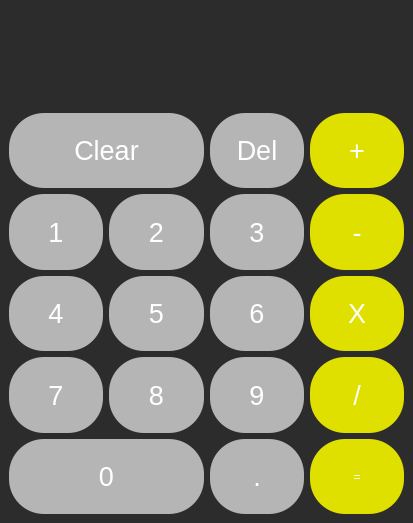
<?xml version="1.0" encoding="UTF-8"?>
<ui version="4.0">
 <class>MainWindow</class>
 <widget class="QMainWindow" name="MainWindow">
  <property name="geometry">
   <rect>
    <x>0</x>
    <y>0</y>
    <width>413</width>
    <height>523</height>
   </rect>
  </property>
  <property name="windowTitle">
   <string>Calculator</string>
  </property>
  <property name="styleSheet">
   <string notr="true">background-color: rgb(44, 44, 44);</string>
  </property>
  <widget class="QWidget" name="centralwidget">
   <layout class="QVBoxLayout" name="verticalLayout">
    <item>
     <layout class="QGridLayout" name="gridLayout">
      <item row="1" column="3">
       <widget class="QPushButton" name="push_plus">
        <property name="sizePolicy">
         <sizepolicy hsizetype="MinimumExpanding" vsizetype="Preferred">
          <horstretch>0</horstretch>
          <verstretch>10</verstretch>
         </sizepolicy>
        </property>
        <property name="font">
         <font>
          <family>MS Shell Dlg 2</family>
          <pointsize>20</pointsize>
          <weight>9</weight>
          <italic>false</italic>
          <bold>false</bold>
         </font>
        </property>
        <property name="styleSheet">
         <string notr="true">QPushButton{
	font: 75 20pt &quot;MS Shell Dlg 2&quot;;
	color: rgb(255, 255, 255);
	background-color: rgb(223, 223, 0);
	border-radius:35px;
}

QPushButton:hover{
	color: rgb(94, 94, 94);
	
	background-color: rgb(177, 177, 0);
}

QPushBotton{
background-color: rgb(208, 0, 0);
	color: rgb(255, 255, 255);
}</string>
        </property>
        <property name="text">
         <string>+</string>
        </property>
       </widget>
      </item>
      <item row="2" column="0">
       <widget class="QPushButton" name="push_1">
        <property name="sizePolicy">
         <sizepolicy hsizetype="MinimumExpanding" vsizetype="Preferred">
          <horstretch>0</horstretch>
          <verstretch>10</verstretch>
         </sizepolicy>
        </property>
        <property name="font">
         <font>
          <family>MS Shell Dlg 2</family>
          <pointsize>20</pointsize>
          <weight>9</weight>
          <italic>false</italic>
          <bold>false</bold>
         </font>
        </property>
        <property name="styleSheet">
         <string notr="true">QPushButton{
	font: 75 20pt &quot;MS Shell Dlg 2&quot;;
	color: rgb(255, 255, 255);
	background-color: rgb(181, 181, 181);
	border-radius:35px;
}

QPushButton:hover{
	color: rgb(94, 94, 94);
	background-color: rgb(139, 139, 139);
}

QPushBotton{
background-color: rgb(208, 0, 0);
	color: rgb(255, 255, 255);
}</string>
        </property>
        <property name="text">
         <string>1</string>
        </property>
       </widget>
      </item>
      <item row="1" column="2">
       <widget class="QPushButton" name="push_del">
        <property name="sizePolicy">
         <sizepolicy hsizetype="MinimumExpanding" vsizetype="Preferred">
          <horstretch>0</horstretch>
          <verstretch>10</verstretch>
         </sizepolicy>
        </property>
        <property name="font">
         <font>
          <family>MS Shell Dlg 2</family>
          <pointsize>20</pointsize>
          <weight>9</weight>
          <italic>false</italic>
          <bold>false</bold>
         </font>
        </property>
        <property name="styleSheet">
         <string notr="true">QPushButton{
	font: 75 20pt &quot;MS Shell Dlg 2&quot;;
	color: rgb(255, 255, 255);
	background-color: rgb(181, 181, 181);
	border-radius:35px;
}

QPushButton:hover{
	color: rgb(94, 94, 94);
	background-color: rgb(139, 139, 139);
}

QPushBotton{
background-color: rgb(208, 0, 0);
	color: rgb(255, 255, 255);
}</string>
        </property>
        <property name="text">
         <string>Del</string>
        </property>
       </widget>
      </item>
      <item row="2" column="1">
       <widget class="QPushButton" name="push_2">
        <property name="sizePolicy">
         <sizepolicy hsizetype="MinimumExpanding" vsizetype="Preferred">
          <horstretch>0</horstretch>
          <verstretch>10</verstretch>
         </sizepolicy>
        </property>
        <property name="font">
         <font>
          <family>MS Shell Dlg 2</family>
          <pointsize>20</pointsize>
          <weight>9</weight>
          <italic>false</italic>
          <bold>false</bold>
         </font>
        </property>
        <property name="styleSheet">
         <string notr="true">QPushButton{
	font: 75 20pt &quot;MS Shell Dlg 2&quot;;
	color: rgb(255, 255, 255);
	background-color: rgb(181, 181, 181);
	border-radius:35px;
}

QPushButton:hover{
	color: rgb(94, 94, 94);
	background-color: rgb(139, 139, 139);
}

QPushBotton{
background-color: rgb(208, 0, 0);
	color: rgb(255, 255, 255);
}</string>
        </property>
        <property name="text">
         <string>2</string>
        </property>
       </widget>
      </item>
      <item row="4" column="0">
       <widget class="QPushButton" name="push_7">
        <property name="sizePolicy">
         <sizepolicy hsizetype="MinimumExpanding" vsizetype="Preferred">
          <horstretch>0</horstretch>
          <verstretch>10</verstretch>
         </sizepolicy>
        </property>
        <property name="font">
         <font>
          <family>MS Shell Dlg 2</family>
          <pointsize>20</pointsize>
          <weight>9</weight>
          <italic>false</italic>
          <bold>false</bold>
         </font>
        </property>
        <property name="styleSheet">
         <string notr="true">QPushButton{
	font: 75 20pt &quot;MS Shell Dlg 2&quot;;
	color: rgb(255, 255, 255);
	background-color: rgb(181, 181, 181);
	border-radius:35px;
}

QPushButton:hover{
	color: rgb(94, 94, 94);
	background-color: rgb(139, 139, 139);
}

QPushBotton{
background-color: rgb(208, 0, 0);
	color: rgb(255, 255, 255);
}</string>
        </property>
        <property name="text">
         <string>7</string>
        </property>
       </widget>
      </item>
      <item row="3" column="1">
       <widget class="QPushButton" name="push_5">
        <property name="sizePolicy">
         <sizepolicy hsizetype="MinimumExpanding" vsizetype="Preferred">
          <horstretch>0</horstretch>
          <verstretch>10</verstretch>
         </sizepolicy>
        </property>
        <property name="font">
         <font>
          <family>MS Shell Dlg 2</family>
          <pointsize>20</pointsize>
          <weight>9</weight>
          <italic>false</italic>
          <bold>false</bold>
         </font>
        </property>
        <property name="styleSheet">
         <string notr="true">QPushButton{
	font: 75 20pt &quot;MS Shell Dlg 2&quot;;
	color: rgb(255, 255, 255);
	background-color: rgb(181, 181, 181);
	border-radius:35px;
}

QPushButton:hover{
	color: rgb(94, 94, 94);
	background-color: rgb(139, 139, 139);
}

QPushBotton{
background-color: rgb(208, 0, 0);
	color: rgb(255, 255, 255);
}</string>
        </property>
        <property name="text">
         <string>5</string>
        </property>
       </widget>
      </item>
      <item row="3" column="0">
       <widget class="QPushButton" name="push_4">
        <property name="sizePolicy">
         <sizepolicy hsizetype="MinimumExpanding" vsizetype="Preferred">
          <horstretch>0</horstretch>
          <verstretch>10</verstretch>
         </sizepolicy>
        </property>
        <property name="font">
         <font>
          <family>MS Shell Dlg 2</family>
          <pointsize>20</pointsize>
          <weight>9</weight>
          <italic>false</italic>
          <bold>false</bold>
         </font>
        </property>
        <property name="styleSheet">
         <string notr="true">QPushButton{
	font: 75 20pt &quot;MS Shell Dlg 2&quot;;
	color: rgb(255, 255, 255);
	background-color: rgb(181, 181, 181);
	border-radius:35px;
}

QPushButton:hover{
	color: rgb(94, 94, 94);
	background-color: rgb(139, 139, 139);
}

QPushBotton{
background-color: rgb(208, 0, 0);
	color: rgb(255, 255, 255);
}</string>
        </property>
        <property name="text">
         <string>4</string>
        </property>
       </widget>
      </item>
      <item row="3" column="2">
       <widget class="QPushButton" name="push_6">
        <property name="sizePolicy">
         <sizepolicy hsizetype="MinimumExpanding" vsizetype="Preferred">
          <horstretch>0</horstretch>
          <verstretch>10</verstretch>
         </sizepolicy>
        </property>
        <property name="font">
         <font>
          <family>MS Shell Dlg 2</family>
          <pointsize>20</pointsize>
          <weight>9</weight>
          <italic>false</italic>
          <bold>false</bold>
         </font>
        </property>
        <property name="styleSheet">
         <string notr="true">QPushButton{
	font: 75 20pt &quot;MS Shell Dlg 2&quot;;
	color: rgb(255, 255, 255);
	background-color: rgb(181, 181, 181);
	border-radius:35px;
}

QPushButton:hover{
	color: rgb(94, 94, 94);
	background-color: rgb(139, 139, 139);
}

QPushBotton{
background-color: rgb(208, 0, 0);
	color: rgb(255, 255, 255);
}</string>
        </property>
        <property name="text">
         <string>6</string>
        </property>
       </widget>
      </item>
      <item row="4" column="1">
       <widget class="QPushButton" name="push_8">
        <property name="sizePolicy">
         <sizepolicy hsizetype="MinimumExpanding" vsizetype="Preferred">
          <horstretch>0</horstretch>
          <verstretch>10</verstretch>
         </sizepolicy>
        </property>
        <property name="font">
         <font>
          <family>MS Shell Dlg 2</family>
          <pointsize>20</pointsize>
          <weight>9</weight>
          <italic>false</italic>
          <bold>false</bold>
         </font>
        </property>
        <property name="styleSheet">
         <string notr="true">QPushButton{
	font: 75 20pt &quot;MS Shell Dlg 2&quot;;
	color: rgb(255, 255, 255);
	background-color: rgb(181, 181, 181);
	border-radius:35px;
}

QPushButton:hover{
	color: rgb(94, 94, 94);
	background-color: rgb(139, 139, 139);
}

QPushBotton{
background-color: rgb(208, 0, 0);
	color: rgb(255, 255, 255);
}</string>
        </property>
        <property name="text">
         <string>8</string>
        </property>
       </widget>
      </item>
      <item row="3" column="3">
       <widget class="QPushButton" name="push_multiply">
        <property name="sizePolicy">
         <sizepolicy hsizetype="MinimumExpanding" vsizetype="Preferred">
          <horstretch>0</horstretch>
          <verstretch>10</verstretch>
         </sizepolicy>
        </property>
        <property name="font">
         <font>
          <family>MS Shell Dlg 2</family>
          <pointsize>20</pointsize>
          <weight>9</weight>
          <italic>false</italic>
          <bold>false</bold>
         </font>
        </property>
        <property name="styleSheet">
         <string notr="true">QPushButton{
	font: 75 20pt &quot;MS Shell Dlg 2&quot;;
	color: rgb(255, 255, 255);
	background-color: rgb(223, 223, 0);
	border-radius:35px;
}

QPushButton:hover{
	color: rgb(94, 94, 94);
	
	background-color: rgb(177, 177, 0);
}

QPushBotton{
background-color: rgb(208, 0, 0);
	color: rgb(255, 255, 255);
}</string>
        </property>
        <property name="text">
         <string>X</string>
        </property>
       </widget>
      </item>
      <item row="2" column="3">
       <widget class="QPushButton" name="push_minus">
        <property name="sizePolicy">
         <sizepolicy hsizetype="MinimumExpanding" vsizetype="Preferred">
          <horstretch>0</horstretch>
          <verstretch>10</verstretch>
         </sizepolicy>
        </property>
        <property name="font">
         <font>
          <family>MS Shell Dlg 2</family>
          <pointsize>20</pointsize>
          <weight>9</weight>
          <italic>false</italic>
          <bold>false</bold>
         </font>
        </property>
        <property name="styleSheet">
         <string notr="true">QPushButton{
	font: 75 20pt &quot;MS Shell Dlg 2&quot;;
	color: rgb(255, 255, 255);
	background-color: rgb(223, 223, 0);
	border-radius:35px;
}

QPushButton:hover{
	color: rgb(94, 94, 94);
	
	background-color: rgb(177, 177, 0);
}

QPushBotton{
background-color: rgb(208, 0, 0);
	color: rgb(255, 255, 255);
}</string>
        </property>
        <property name="text">
         <string>-</string>
        </property>
       </widget>
      </item>
      <item row="2" column="2">
       <widget class="QPushButton" name="push_3">
        <property name="sizePolicy">
         <sizepolicy hsizetype="MinimumExpanding" vsizetype="Preferred">
          <horstretch>0</horstretch>
          <verstretch>10</verstretch>
         </sizepolicy>
        </property>
        <property name="font">
         <font>
          <family>MS Shell Dlg 2</family>
          <pointsize>20</pointsize>
          <weight>9</weight>
          <italic>false</italic>
          <bold>false</bold>
         </font>
        </property>
        <property name="styleSheet">
         <string notr="true">QPushButton{
	font: 75 20pt &quot;MS Shell Dlg 2&quot;;
	color: rgb(255, 255, 255);
	background-color: rgb(181, 181, 181);
	border-radius:35px;
}

QPushButton:hover{
	color: rgb(94, 94, 94);
	background-color: rgb(139, 139, 139);
}

QPushBotton{
background-color: rgb(208, 0, 0);
	color: rgb(255, 255, 255);
}</string>
        </property>
        <property name="text">
         <string>3</string>
        </property>
       </widget>
      </item>
      <item row="4" column="3">
       <widget class="QPushButton" name="push_share">
        <property name="sizePolicy">
         <sizepolicy hsizetype="MinimumExpanding" vsizetype="Preferred">
          <horstretch>0</horstretch>
          <verstretch>10</verstretch>
         </sizepolicy>
        </property>
        <property name="font">
         <font>
          <family>MS Shell Dlg 2</family>
          <pointsize>20</pointsize>
          <weight>9</weight>
          <italic>false</italic>
          <bold>false</bold>
         </font>
        </property>
        <property name="styleSheet">
         <string notr="true">QPushButton{
	font: 75 20pt &quot;MS Shell Dlg 2&quot;;
	color: rgb(255, 255, 255);
	background-color: rgb(223, 223, 0);
	border-radius:35px;
}

QPushButton:hover{
	color: rgb(94, 94, 94);
	
	background-color: rgb(177, 177, 0);
}

QPushBotton{
background-color: rgb(208, 0, 0);
	color: rgb(255, 255, 255);
}</string>
        </property>
        <property name="text">
         <string>/</string>
        </property>
       </widget>
      </item>
      <item row="5" column="2">
       <widget class="QPushButton" name="pushButton_19">
        <property name="sizePolicy">
         <sizepolicy hsizetype="MinimumExpanding" vsizetype="Preferred">
          <horstretch>0</horstretch>
          <verstretch>10</verstretch>
         </sizepolicy>
        </property>
        <property name="font">
         <font>
          <family>MS Shell Dlg 2</family>
          <pointsize>20</pointsize>
          <weight>9</weight>
          <italic>false</italic>
          <bold>false</bold>
         </font>
        </property>
        <property name="styleSheet">
         <string notr="true">QPushButton{
	font: 75 20pt &quot;MS Shell Dlg 2&quot;;
	color: rgb(255, 255, 255);
	background-color: rgb(181, 181, 181);
	border-radius:35px;
}

QPushButton:hover{
	color: rgb(94, 94, 94);
	background-color: rgb(139, 139, 139);
}

QPushBotton{
background-color: rgb(208, 0, 0);
	color: rgb(255, 255, 255);
}</string>
        </property>
        <property name="text">
         <string>.</string>
        </property>
       </widget>
      </item>
      <item row="4" column="2">
       <widget class="QPushButton" name="push_9">
        <property name="sizePolicy">
         <sizepolicy hsizetype="MinimumExpanding" vsizetype="Preferred">
          <horstretch>0</horstretch>
          <verstretch>10</verstretch>
         </sizepolicy>
        </property>
        <property name="font">
         <font>
          <family>MS Shell Dlg 2</family>
          <pointsize>20</pointsize>
          <weight>9</weight>
          <italic>false</italic>
          <bold>false</bold>
         </font>
        </property>
        <property name="styleSheet">
         <string notr="true">QPushButton{
	font: 75 20pt &quot;MS Shell Dlg 2&quot;;
	color: rgb(255, 255, 255);
	background-color: rgb(181, 181, 181);
	border-radius:35px;
}

QPushButton:hover{
	color: rgb(94, 94, 94);
	background-color: rgb(139, 139, 139);
}

QPushBotton{
background-color: rgb(208, 0, 0);
	color: rgb(255, 255, 255);
}</string>
        </property>
        <property name="text">
         <string>9</string>
        </property>
       </widget>
      </item>
      <item row="5" column="3">
       <widget class="QPushButton" name="pushButton_20">
        <property name="sizePolicy">
         <sizepolicy hsizetype="MinimumExpanding" vsizetype="Preferred">
          <horstretch>0</horstretch>
          <verstretch>10</verstretch>
         </sizepolicy>
        </property>
        <property name="styleSheet">
         <string notr="true">QPushButton{
	font: 75 20pt &quot;MS Shell Dlg 2&quot;;
	color: rgb(255, 255, 255);
	background-color: rgb(223, 223, 0);
	border-radius:35px;
}

QPushButton:hover{
	color: rgb(94, 94, 94);
	
	background-color: rgb(177, 177, 0);
}

QPushBotton{
background-color: rgb(208, 0, 0);
	color: rgb(255, 255, 255);
}</string>
        </property>
        <property name="text">
         <string>=</string>
        </property>
       </widget>
      </item>
      <item row="0" column="0" colspan="4">
       <widget class="QLabel" name="label">
        <property name="sizePolicy">
         <sizepolicy hsizetype="MinimumExpanding" vsizetype="Preferred">
          <horstretch>0</horstretch>
          <verstretch>13</verstretch>
         </sizepolicy>
        </property>
        <property name="styleSheet">
         <string notr="true">font: 75 24pt &quot;MS Shell Dlg 2&quot;;
color:rgb(255, 255, 255)</string>
        </property>
        <property name="text">
         <string/>
        </property>
        <property name="alignment">
         <set>Qt::AlignRight|Qt::AlignTrailing|Qt::AlignVCenter</set>
        </property>
       </widget>
      </item>
      <item row="1" column="0" colspan="2">
       <widget class="QPushButton" name="push_clear">
        <property name="sizePolicy">
         <sizepolicy hsizetype="MinimumExpanding" vsizetype="Preferred">
          <horstretch>0</horstretch>
          <verstretch>10</verstretch>
         </sizepolicy>
        </property>
        <property name="font">
         <font>
          <family>MS Shell Dlg 2</family>
          <pointsize>20</pointsize>
          <weight>9</weight>
          <italic>false</italic>
          <bold>false</bold>
         </font>
        </property>
        <property name="styleSheet">
         <string notr="true">QPushButton{
	font: 75 20pt &quot;MS Shell Dlg 2&quot;;
	color: rgb(255, 255, 255);
	background-color: rgb(181, 181, 181);
	border-radius:35px;
}

QPushButton:hover{
	color: rgb(94, 94, 94);
	background-color: rgb(139, 139, 139);
}

QPushBotton{
background-color: rgb(208, 0, 0);
	color: rgb(255, 255, 255);
}</string>
        </property>
        <property name="text">
         <string>Clear</string>
        </property>
       </widget>
      </item>
      <item row="5" column="0" colspan="2">
       <widget class="QPushButton" name="push_0">
        <property name="sizePolicy">
         <sizepolicy hsizetype="MinimumExpanding" vsizetype="Preferred">
          <horstretch>0</horstretch>
          <verstretch>10</verstretch>
         </sizepolicy>
        </property>
        <property name="font">
         <font>
          <family>MS Shell Dlg 2</family>
          <pointsize>20</pointsize>
          <weight>9</weight>
          <italic>false</italic>
          <bold>false</bold>
         </font>
        </property>
        <property name="styleSheet">
         <string notr="true">QPushButton{
	font: 75 20pt &quot;MS Shell Dlg 2&quot;;
	color: rgb(255, 255, 255);
	background-color: rgb(181, 181, 181);
	border-radius:35px;
}

QPushButton:hover{
	color: rgb(94, 94, 94);
	background-color: rgb(139, 139, 139);
}

QPushBotton{
background-color: rgb(208, 0, 0);
	color: rgb(255, 255, 255);
}</string>
        </property>
        <property name="text">
         <string>0</string>
        </property>
       </widget>
      </item>
     </layout>
    </item>
   </layout>
  </widget>
 </widget>
 <resources/>
 <connections/>
</ui>
